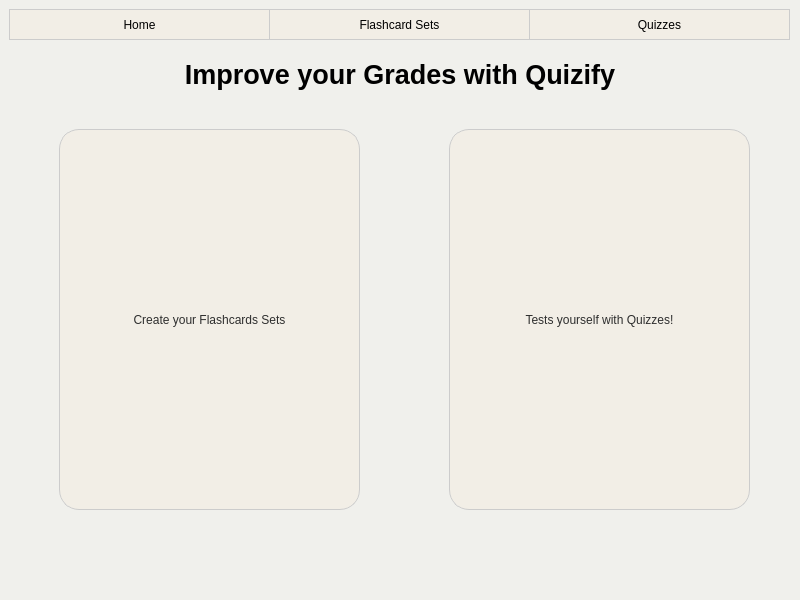
<?xml version="1.0" encoding="UTF-8"?>
<ui version="4.0">
 <class>MainWindow</class>
 <widget class="QMainWindow" name="MainWindow">
  <property name="geometry">
   <rect>
    <x>0</x>
    <y>0</y>
    <width>800</width>
    <height>600</height>
   </rect>
  </property>
  <property name="windowTitle">
   <string>MainWindow</string>
  </property>
  <property name="styleSheet">
   <string notr="true">background-color: rgb(240, 240, 236);</string>
  </property>
  <property name="toolButtonStyle">
   <enum>Qt::ToolButtonTextUnderIcon</enum>
  </property>
  <widget class="QWidget" name="centralwidget">
   <layout class="QVBoxLayout" name="verticalLayout">
    <item>
     <widget class="QStackedWidget" name="stackedWidget">
      <property name="currentIndex">
       <number>0</number>
      </property>
      <widget class="QWidget" name="homepage">
       <widget class="QLabel" name="quizifyLabel">
        <property name="geometry">
         <rect>
          <x>0</x>
          <y>50</y>
          <width>782</width>
          <height>36</height>
         </rect>
        </property>
        <property name="font">
         <font>
          <pointsize>20</pointsize>
          <bold>true</bold>
         </font>
        </property>
        <property name="tabletTracking">
         <bool>false</bool>
        </property>
        <property name="styleSheet">
         <string notr="true">color: #000;</string>
        </property>
        <property name="text">
         <string>Improve your Grades with Quizify</string>
        </property>
        <property name="scaledContents">
         <bool>false</bool>
        </property>
        <property name="alignment">
         <set>Qt::AlignHCenter|Qt::AlignTop</set>
        </property>
       </widget>
       <widget class="QPushButton" name="quizzesBtn">
        <property name="geometry">
         <rect>
          <x>440</x>
          <y>120</y>
          <width>301</width>
          <height>381</height>
         </rect>
        </property>
        <property name="styleSheet">
         <string notr="true">background-color: rgb(242, 238, 230);
color: rgb(46, 46, 46);
font: 600 11pt &quot;Segoe UI&quot;;
border-radius: 20px;
border: 1px solid rgb(204, 204, 204);</string>
        </property>
        <property name="text">
         <string>Tests yourself with Quizzes!</string>
        </property>
       </widget>
       <widget class="QPushButton" name="flashcardSet">
        <property name="geometry">
         <rect>
          <x>50</x>
          <y>120</y>
          <width>301</width>
          <height>381</height>
         </rect>
        </property>
        <property name="layoutDirection">
         <enum>Qt::LeftToRight</enum>
        </property>
        <property name="styleSheet">
         <string notr="true">background-color: rgb(242, 238, 230);
color: rgb(46, 46, 46);
font: 600 11pt &quot;Segoe UI&quot;;
border-radius: 20px;
border: 1px solid rgb(204, 204, 204);
</string>
        </property>
        <property name="text">
         <string>Create your Flashcards Sets</string>
        </property>
       </widget>
       <widget class="QPushButton" name="homePage">
        <property name="geometry">
         <rect>
          <x>0</x>
          <y>0</y>
          <width>261</width>
          <height>31</height>
         </rect>
        </property>
        <property name="styleSheet">
         <string notr="true">border: 1px solid rgb(204, 204, 204);
background-color: rgb(242, 238, 230);
color: #000;</string>
        </property>
        <property name="text">
         <string>Home</string>
        </property>
       </widget>
       <widget class="QPushButton" name="setPage">
        <property name="geometry">
         <rect>
          <x>260</x>
          <y>0</y>
          <width>261</width>
          <height>31</height>
         </rect>
        </property>
        <property name="styleSheet">
         <string notr="true">border: 1px solid rgb(204, 204, 204);
background-color: rgb(242, 238, 230);
color: #000;</string>
        </property>
        <property name="text">
         <string>Flashcard Sets</string>
        </property>
       </widget>
       <widget class="QPushButton" name="quizzesPage">
        <property name="geometry">
         <rect>
          <x>520</x>
          <y>0</y>
          <width>261</width>
          <height>31</height>
         </rect>
        </property>
        <property name="styleSheet">
         <string notr="true">border: 1px solid rgb(204, 204, 204);
background-color: rgb(242, 238, 230);
color: #000;</string>
        </property>
        <property name="text">
         <string>Quizzes</string>
        </property>
       </widget>
      </widget>
      <widget class="QWidget" name="flashcardsets">
       <widget class="QPushButton" name="homePage_2">
        <property name="geometry">
         <rect>
          <x>0</x>
          <y>0</y>
          <width>261</width>
          <height>31</height>
         </rect>
        </property>
        <property name="styleSheet">
         <string notr="true">border: 1px solid rgb(204, 204, 204);
background-color: rgb(242, 238, 230);
color: #000;</string>
        </property>
        <property name="text">
         <string>Home</string>
        </property>
       </widget>
       <widget class="QPushButton" name="setPage_2">
        <property name="geometry">
         <rect>
          <x>260</x>
          <y>0</y>
          <width>261</width>
          <height>31</height>
         </rect>
        </property>
        <property name="styleSheet">
         <string notr="true">border: 1px solid rgb(204, 204, 204);
background-color: rgb(242, 238, 230);
color: #000;</string>
        </property>
        <property name="text">
         <string>Flashcard Sets</string>
        </property>
       </widget>
       <widget class="QPushButton" name="quizzesPage_2">
        <property name="geometry">
         <rect>
          <x>520</x>
          <y>0</y>
          <width>261</width>
          <height>31</height>
         </rect>
        </property>
        <property name="styleSheet">
         <string notr="true">border: 1px solid rgb(204, 204, 204);
background-color: rgb(242, 238, 230);
color: #000;</string>
        </property>
        <property name="text">
         <string>Quizzes</string>
        </property>
       </widget>
       <widget class="QLabel" name="label">
        <property name="geometry">
         <rect>
          <x>10</x>
          <y>40</y>
          <width>771</width>
          <height>31</height>
         </rect>
        </property>
        <property name="styleSheet">
         <string notr="true">font-size: 20px;
font-weight: 800;
color: #000;</string>
        </property>
        <property name="text">
         <string>Your Flashcard Sets</string>
        </property>
        <property name="alignment">
         <set>Qt::AlignCenter</set>
        </property>
       </widget>
       <widget class="QListWidget" name="listWidget">
        <property name="geometry">
         <rect>
          <x>0</x>
          <y>80</y>
          <width>781</width>
          <height>451</height>
         </rect>
        </property>
       </widget>
      </widget>
      <widget class="QWidget" name="quizzespage">
       <widget class="QPushButton" name="homePage_3">
        <property name="geometry">
         <rect>
          <x>0</x>
          <y>0</y>
          <width>261</width>
          <height>31</height>
         </rect>
        </property>
        <property name="styleSheet">
         <string notr="true">border: 1px solid rgb(204, 204, 204);
background-color: rgb(242, 238, 230);
color: #000;</string>
        </property>
        <property name="text">
         <string>Home</string>
        </property>
       </widget>
       <widget class="QPushButton" name="setPage_3">
        <property name="geometry">
         <rect>
          <x>260</x>
          <y>0</y>
          <width>261</width>
          <height>31</height>
         </rect>
        </property>
        <property name="styleSheet">
         <string notr="true">border: 1px solid rgb(204, 204, 204);
background-color: rgb(242, 238, 230);
color: #000;</string>
        </property>
        <property name="text">
         <string>Flashcard Sets</string>
        </property>
       </widget>
       <widget class="QPushButton" name="quizzesPage_3">
        <property name="geometry">
         <rect>
          <x>520</x>
          <y>0</y>
          <width>261</width>
          <height>31</height>
         </rect>
        </property>
        <property name="styleSheet">
         <string notr="true">border: 1px solid rgb(204, 204, 204);
background-color: rgb(242, 238, 230);
color: #000;</string>
        </property>
        <property name="text">
         <string>Quizzes</string>
        </property>
       </widget>
       <widget class="QLabel" name="label_2">
        <property name="geometry">
         <rect>
          <x>0</x>
          <y>40</y>
          <width>771</width>
          <height>31</height>
         </rect>
        </property>
        <property name="styleSheet">
         <string notr="true">font-size: 20px;
font-weight: 800;
color: #000;</string>
        </property>
        <property name="text">
         <string>Your Quizzes</string>
        </property>
        <property name="alignment">
         <set>Qt::AlignCenter</set>
        </property>
       </widget>
      </widget>
     </widget>
    </item>
   </layout>
  </widget>
  <widget class="QMenuBar" name="menubar">
   <property name="geometry">
    <rect>
     <x>0</x>
     <y>0</y>
     <width>800</width>
     <height>22</height>
    </rect>
   </property>
  </widget>
  <widget class="QStatusBar" name="statusbar"/>
 </widget>
 <resources/>
 <connections/>
</ui>
